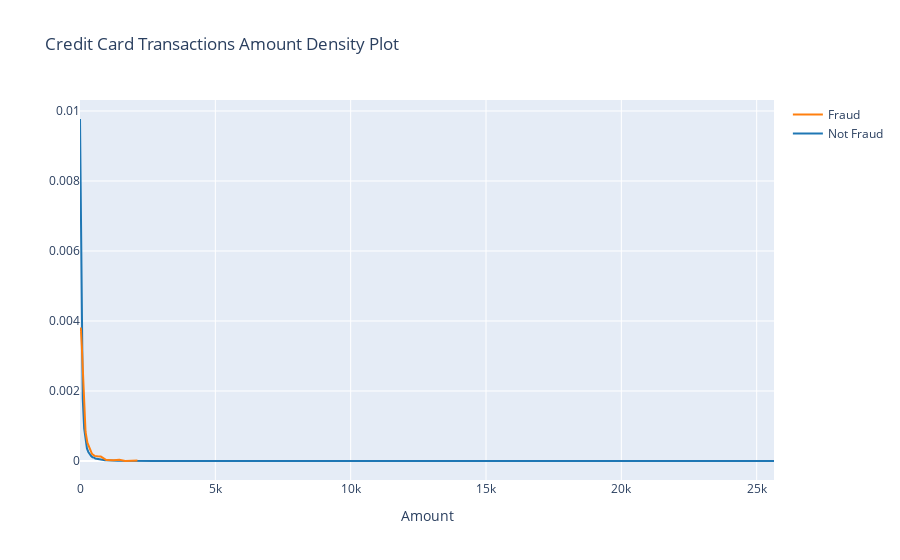

The notebook cell saved with this chart:
### Markdown cell above
From the above plot we can observe that Fradulent Transactions are more even than the Non Fradulent Transcations.

### Code cell
# Create a dist plot to observe the distribution of classes with Amount
class_0_amount = df.loc[df['class'] == 0]['amount']
class_1_amount = df.loc[df['class'] == 1]['amount']
hist_data = [class_0_amount, class_1_amount]
group_labels = ['Not Fraud', 'Fraud']

# creating a distplot
fig = ff.create_distplot(hist_data, group_labels, show_hist = False, show_rug = False)
fig.update_layout(title = "Credit Card Transactions Amount Density Plot", xaxis = dict(title = 'Amount'))
iplot(fig, filename='dist_only')

### Figure 1 — Plotly figure (JSON) as saved in the notebook; plotly's stock layout.template omitted (floating-point values rounded to 4 significant figures; data arrays with more than 128 entries replaced by an {"elided": "..."} marker saying what was removed)
{"data": [{"legendgroup": "Not Fraud", "marker": {"color": "rgb(31, 119, 180)"}, "mode": "lines", "name": "Not Fraud", "showlegend": true, "type": "scatter", "x": {"elided": "500 float values"}, "xaxis": "x", "y": {"elided": "500 float values"}, "yaxis": "y"}, {"legendgroup": "Fraud", "marker": {"color": "rgb(255, 127, 14)"}, "mode": "lines", "name": "Fraud", "showlegend": true, "type": "scatter", "x": {"elided": "500 float values"}, "xaxis": "x", "y": {"elided": "500 float values"}, "yaxis": "y"}], "layout": {"barmode": "overlay", "hovermode": "closest", "legend": {"traceorder": "reversed"}, "title": {"text": "Credit Card Transactions Amount Density Plot"}, "xaxis": {"anchor": "y2", "domain": [0, 1], "title": {"text": "Amount"}, "zeroline": false}, "yaxis": {"anchor": "free", "domain": [0, 1], "position": 0}}}
